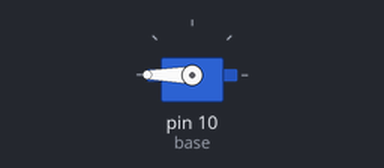
The sketch below on a simulated Arduino Uno, built with avr-gcc and run on an emulated ATmega328P. Shown: servo.

Above: at 0.05 s.
At 4.0 s:
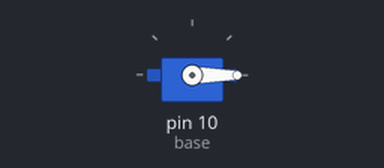
Timing chart, 0 to 5.2 s (numbered marks = the images above):
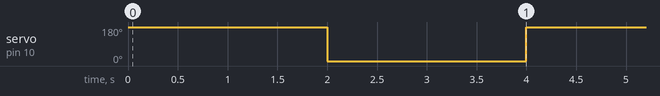

Measured:
- by itself, servo on pin 10 (base): alternates 180° for 2.0 s and 0° for 2.0 s

The sketch:

Base.ino
```cpp
#include <Servo.h>

 Servo base;
void setup() {
  base.attach(10);
}

void loop() {
  // put your main code here, to run repeatedly:
  base.write(300);
  delay(2000);
  base.write(0);
  delay(2000);


}
```
